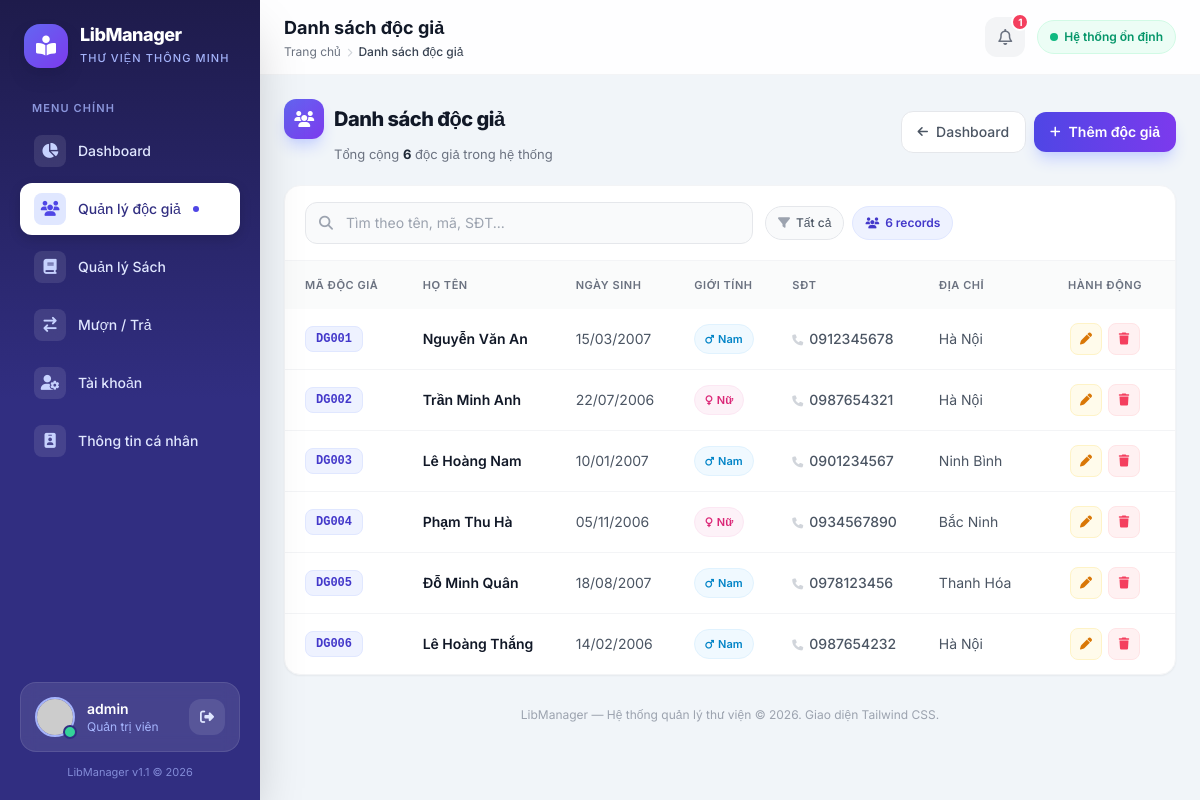
Page /index.php?modun=Docgia (signed in) on the committed database.
### tables this page shows
CREATE TABLE `doc_gia` (
  `id_doc_gia`    INT AUTO_INCREMENT PRIMARY KEY,
  `ma_doc_gia`    VARCHAR(10)  NOT NULL UNIQUE COMMENT 'VD: DG001',
  `ho_ten`        VARCHAR(100) NOT NULL,
  `ngay_sinh`     DATE         DEFAULT NULL,
  `gioi_tinh`     VARCHAR(10)  DEFAULT NULL,
  `so_dien_thoai` VARCHAR(15)  DEFAULT NULL,
  `dia_chi`       VARCHAR(255) DEFAULT NULL,
  `email`         VARCHAR(100) DEFAULT NULL,
  `created_at`    TIMESTAMP    NOT NULL DEFAULT CURRENT_TIMESTAMP
);

### app/Controller/DocGiaController.php (called while the page is built, shortened)
<?php
require_once __DIR__ . "/../Models/DocGiaModel.php";
class DocGiaController
{
    private DocGiaModel $doc_gia;
    public function __construct()
    {
        $this->doc_gia = new DocGiaModel();
    }
    public function index()
    {
        $dsDocGia = $this->doc_gia->selectAll();
        require_once __DIR__ . "/../Views/docgia/docgiaview.php";
    }
}

### config/database.php (called while the page is built, shortened)
<?php
class database {
    private string $host = "localhost";
    private string $port = "3306";
    private string $db = "thuvien_db";
    private string $username = "root";
    private string $pass = "";
    public function __construct()
    {
        $dsn = "mysql:host=$this->host;port=$this->port;
        dbname=$this->db;charset=utf8mb4";
        try{
            $this->pdo = new PDO($dsn, $this->username, $this->pass);
        }catch(PDOException $e){
            echo "Loi ket noi ".$e->getMessage();
        }
    }
}
?>

### app/Models/DocGiaModel.php (called while the page is built, shortened)
<?php
require_once __DIR__ . "/../../config/database.php";
class DocGiaModel
{
    private Database $db;
    public function __construct()
    {
        $this->db = new Database();
    }
    public function selectAll(): array
    {
        $sql = "SELECT * FROM doc_gia ORDER BY id_doc_gia ASC";
        $stm = $this->db->pdo->prepare($sql);
        $stm->execute();
        return $stm->fetchAll(PDO::FETCH_OBJ);
    }
}

### app/Views/docgia/docgiaview.php (the view, shortened to what this page needs)
<?php
require_once __DIR__ . "/../header.php";
?>
<div class="flex flex-col sm:flex-row sm:items-center justify-between gap-3 mb-5">
    <div>
        <h2 class="text-xl font-extrabold text-gray-900 tracking-tight flex items-center gap-2.5">
            <span class="w-10 h-10 rounded-xl bg-gradient-to-br from-indigo-500 to-violet-600 text-white flex items-center justify-center text-base shadow-lg shadow-indigo-200">
                <i class="fa-solid fa-users"></i>
            </span>
            Danh sách độc giả
        </h2>
        <p class="text-[13px] text-gray-500 mt-1.5 ml-[50px]">
            Tổng cộng <span class="font-bold text-gray-800"><?= count($dsDocGia ?? []) ?></span> độc giả trong hệ thống
        </p>
    </div>
    <div class="flex items-center gap-2 shrink-0">
        <a href="index.php" class="inline-flex items-center gap-2 text-sm font-medium text-gray-600 hover:text-gray-900 bg-white border border-gray-200 px-4 py-2.5 rounded-xl hover:bg-gray-50 transition">
            <i class="fa-solid fa-arrow-left text-xs"></i> Dashboard
        </a>
        <a href="index.php?modun=Docgia&action=create" class="btn-primary inline-flex items-center gap-2 text-sm font-semibold text-white bg-gradient-to-r from-indigo-600 to-violet-600 px-4 py-2.5 rounded-xl shadow-lg shadow-indigo-200">
            <i class="fa-solid fa-plus text-xs"></i> Thêm độc giả
        </a>
    </div>
</div>
<div class="bg-white rounded-2xl border border-gray-100 shadow-sm overflow-hidden">
    <div class="flex flex-col sm:flex-row sm:items-center gap-3 px-5 py-4 border-b border-gray-100">
        <div class="relative flex-1 max-w-md">
            <span class="absolute inset-y-0 left-0 flex items-center pl-3.5 pointer-events-none">
            </span>
            <input id="searchDocGia" type="text" placeholder="Tìm theo tên, mã, SĐT..."
                   class="w-full pl-10 pr-4 py-2.5 text-sm bg-gray-50 border border-gray-200 rounded-xl focus:bg-white focus:border-indigo-500 focus:outline-none transition">
        </div>
        <div class="flex items-center gap-2 text-xs">
            <span class="inline-flex items-center gap-1.5 bg-gray-50 border border-gray-200 text-gray-600 font-medium px-3 py-2 rounded-full">
                <i class="fa-solid fa-filter text-gray-400"></i> Tất cả
            </span>
            <span class="inline-flex items-center gap-1.5 bg-indigo-50 border border-indigo-100 text-indigo-700 font-semibold px-3 py-2 rounded-full">
                <i class="fa-solid fa-users text-[11px]"></i> <?= count($dsDocGia ?? []) ?> records
            </span>
        </div>
    </div>
    <div class="overflow-x-auto">
        <table class="w-full text-sm min-w-[820px]">
            <thead>
                <tr class="bg-gray-50/80 text-gray-500 text-[11px] uppercase tracking-wider">
                    <th class="text-left font-semibold px-5 py-3.5">Mã độc giả</th>
                    <th class="text-left font-semibold px-4 py-3.5">Họ tên</th>
                    <th class="text-left font-semibold px-4 py-3.5">Ngày sinh</th>
                    <th class="text-left font-semibold px-4 py-3.5">Giới tính</th>
                    <th class="text-left font-semibold px-4 py-3.5">SĐT</th>
                    <th class="text-left font-semibold px-4 py-3.5">Địa chỉ</th>
                    <th class="text-center font-semibold px-5 py-3.5 w-[140px]">Hành động</th>
                </tr>
            </thead>
            <tbody id="docGiaBody" class="divide-y divide-gray-100">
                <?php if (!empty($dsDocGia)): ?>
                    <?php foreach ($dsDocGia as $doc_gia): ?>
                        <tr class="table-row-hover hover:bg-indigo-50/40">
                            <td class="px-5 py-3.5">
                                <span class="inline-flex items-center font-mono text-xs font-bold text-indigo-700 bg-indigo-50 border border-indigo-100 px-2.5 py-1 rounded-lg">
                                    <?= htmlspecialchars($doc_gia->ma_doc_gia ?? '—'); ?>
                                </span>
                            </td>
                            <td class="px-4 py-3.5">
                                <div class="flex items-center gap-2.5">
                                    <span class="font-semibold text-gray-900"><?= htmlspecialchars($doc_gia->ho_ten ?? ''); ?></span>
                                </div>
                            </td>
                            <td class="px-4 py-3.5 text-gray-600 whitespace-nowrap">
                                <?= !empty($doc_gia->ngay_sinh) ? htmlspecialchars(date('d/m/Y', strtotime($doc_gia->ngay_sinh))) : '<span class="text-gray-300">—</span>'; ?>
                            </td>
                            <td class="px-4 py-3.5">
                                <?php if (($doc_gia->gioi_tinh ?? '') === 'Nữ'): ?>
                                    <span class="inline-flex items-center gap-1 text-[11px] font-semibold text-pink-600 bg-pink-50 border border-pink-100 px-2.5 py-1 rounded-full">
                                        <i class="fa-solid fa-venus text-[10px]"></i> Nữ
                                    </span>
                                <?php else: ?>
                                    <span class="inline-flex items-center gap-1 text-[11px] font-semibold text-sky-600 bg-sky-50 border border-sky-100 px-2.5 py-1 rounded-full">
                                        <i class="fa-solid fa-mars text-[10px]"></i> Nam
                                    </span>
                                <?php endif; ?>
                            </td>
                            <td class="px-4 py-3.5 text-gray-600 font-medium whitespace-nowrap">
                                <i class="fa-solid fa-phone text-[11px] text-gray-300 mr-1.5"></i><?= htmlspecialchars($doc_gia->so_dien_thoai ?? '—'); ?>
                            </td>
                            <td class="px-4 py-3.5 text-gray-600 max-w-[220px] truncate" title="<?= htmlspecialchars($doc_gia->dia_chi ?? ''); ?>">
                                <?= htmlspecialchars($doc_gia->dia_chi ?? '—'); ?>
                            </td>
                            <td class="px-5 py-3.5">
                                <div class="flex items-center justify-center gap-1.5">
                                    <a href="index.php?modun=Docgia&action=update&id_docgia=<?= htmlspecialchars($doc_gia->id_doc_gia); ?>"
                                       title="Sửa"
                                       class="w-8 h-8 rounded-lg bg-amber-50 text-amber-600 border border-amber-100 hover:bg-amber-500 hover:text-white hover:border-amber-500 flex items-center justify-center transition">
                                        <i class="fa-solid fa-pen text-xs"></i>
                                    </a>
                                    <a href="index.php?modun=Docgia&action=delete&id_docgia=<?= htmlspecialchars($doc_gia->id_doc_gia); ?>"
                                       data-confirm="Bạn có chắc muốn xóa độc giả này?" data-confirm-type="danger" data-confirm-ok="Xoá"
                                       title="Xóa"
                                       class="w-8 h-8 rounded-lg bg-rose-50 text-rose-500 border border-rose-100 hover:bg-rose-500 hover:text-white hover:border-rose-500 flex items-center justify-center transition">
                                        <i class="fa-solid fa-trash text-xs"></i>
                                    </a>
                                </div>
                            </td>
                        </tr>
                    <?php endforeach; ?>
                <?php endif; ?>
            </tbody>
        </table>
    </div>
</div>
<?php require_once __DIR__ . "/../footer.php"; ?>

### app/Views/header.php (style rules this page uses)
body { font-family: 'Inter', sans-serif; }
html { scroll-behavior: smooth; }
.btn-primary { transition: transform .18s ease, box-shadow .18s ease; }
.table-row-hover { transition: background .15s ease; }
input, select, textarea { transition: box-shadow .2s ease, border-color .2s ease, background-color .2s ease; }
main > * { animation: fadeUp .38s cubic-bezier(.22,.61,.36,1) both; }
main > *:nth-child(2) { animation-delay: .05s; }

### rows in the picture
doc_gia: ma_doc_gia "DG001", ho_ten "Nguyễn Văn An", ngay_sinh "15/03/2007", gioi_tinh "Nam" (drawn), so_dien_thoai "0912345678", dia_chi "Hà Nội"
doc_gia: ma_doc_gia "DG002", ho_ten "Trần Minh Anh", ngay_sinh "22/07/2006", gioi_tinh "Nữ" (drawn), so_dien_thoai "0987654321", dia_chi "Hà Nội"
doc_gia: ma_doc_gia "DG003", ho_ten "Lê Hoàng Nam", ngay_sinh "10/01/2007", gioi_tinh "Nam" (drawn), so_dien_thoai "0901234567", dia_chi "Ninh Bình"
doc_gia: ma_doc_gia "DG004", ho_ten "Phạm Thu Hà", ngay_sinh "05/11/2006", gioi_tinh "Nữ" (drawn), so_dien_thoai "0934567890", dia_chi "Bắc Ninh"
doc_gia: ma_doc_gia "DG005", ho_ten "Đỗ Minh Quân", ngay_sinh "18/08/2007", gioi_tinh "Nam" (drawn), so_dien_thoai "0978123456", dia_chi "Thanh Hóa"
doc_gia: ma_doc_gia "DG006", ho_ten "Lê Hoàng Thắng", ngay_sinh "14/02/2006", gioi_tinh "Nam" (drawn), so_dien_thoai "0987654232", dia_chi "Hà Nội"

### other values in the picture
$__displayName "admin"
$pageTitle "Danh sách độc giả"
$__notifCount "1"
count($dsDocGia ?? []) "6"
